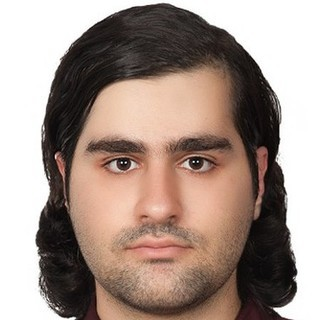
#> input picture Project_P3/testfaces/1.jpg, 320 x 320 px, given as the content of the folder faces, which was not available
$ python Project_P3.py
#> lines starting #> are read from the running program, lines starting #| are printed output that depends on the picture; long printed decimals are rounded; pictures that were not available may be replaced by others from this repository, and a replacement may not be noted
import numpy as np
from PIL import Image
import os
from pathlib import Path
from typing import Tuple

class EigenfaceRecognizer:
    def __init__(self, threshold_0: int = 10, threshold_1: int = 8): # Sensitive for specific threshold hyperparameters
        self.mean_face = None
        self.eigenfaces = None  # U matrix from SVD
        self.coordinates = None  # Projection coordinates for known faces
        self.image_size = None
        self.threshold_0 = threshold_0  # Threshold for known/unknown face
        self.threshold_1 = threshold_1  # Threshold for face/non-face

    def load_and_flatten_image(self, image_path):
        """Load an image and flatten it to a column vector."""
        # Conversion since the images are initially in 'RGB' mode. Namely, 320x320x3
        img = Image.open(image_path).convert('L')  # Convert to grayscale
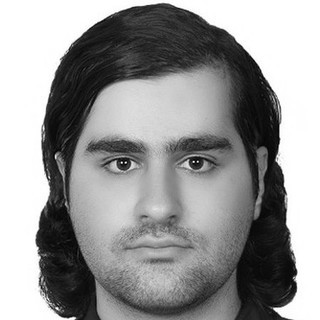
#> img: PIL image 320x320 L; min 0, max 255, mean 150.7
        self.image_size = img.size
#> self.image_size = (320, 320)
        # img = img.resize(self.target_size, Image.Resampling.LANCZOS)
        return np.array(img).flatten() # m x n -> (mn) x 1 = M x 1

    def train(self, faces_folder): # eps_0 = 10, eps_1 = 8
        """Train the eigenface recognizer with a set of known faces."""
        #self.threshold_0 = threshold_0  # Threshold for known/unknown face
        #self.threshold_1 = threshold_1  # Threshold for face/non-face

        # Load all face images
        face_files = list(Path(faces_folder).glob('*.jpg'))
        N = len(face_files) # number of samples (dim(Sample space))
        if N == 0: raise ValueError(f"No jpg files found in {faces_folder}")

        # Create matrix S where each column is a flattened face image
        first_image = self.load_and_flatten_image(face_files[0])
        M = len(first_image) # 102_400
#> M = 102400
        S = np.zeros((M, N)) # 102_400 x 36

        # for i, face_file in enumerate(face_files):
        #     # construct matrix S by horizontal stacking the (grayscaled) images
        #     S[:, i] = self.load_and_flatten_image(face_file) # [{f_i}_{i \in [N]}]

        # Load and verify dimensions of each image
        print(f"Loading {N} images...")
        for i, face_file in enumerate(face_files):
            try:
                face_vector = self.load_and_flatten_image(face_file)
                if len(face_vector) != M:
                    raise ValueError(f"Image {face_file} has incorrect dimensions")
                S[:, i] = face_vector
                print(f"Successfully loaded image {i+1}/{N}: {face_file.name}")
            except Exception as e:
                raise ValueError(f"Error processing {face_file}: {str(e)}")

        # Compute mean face and subtract from each image
        self.mean_face = np.mean(S, axis=1) # Python follows row-major order
        A = S - self.mean_face.reshape(-1, 1) # elements: a_i = f_i − \bar{f}, for each i \in [N]

        # Perform reduced SVD on matrix A
        print("Computing SVD...")
        # shapes are dim(U) = (M, k) and dim(Vt) = (k, N), where k = min(M, N) (= N).
        U, sigma, Vt = np.linalg.svd(A, full_matrices=False) # sigma is an array containing N-r zeroes.
#> sigma = [0]; Vt = [1]
                                                             # sigma != S obviously
        # Get rank (number of non-zero singular values)
        r = np.sum(sigma > 1e-10) # r = rank(A) <= min(M, N) (= N)
#> r = 0
        print(f"Rank of face space: {r}") # rank(A) = np.linalg.matrix_rank(A) = 35
#| Rank of face space: 0
        self.eigenfaces = U[:, :r] # 102_400 x 35
#> self.eigenfaces = empty array

        # Compute coordinates for each known face
        self.coordinates = self.eigenfaces.T @ A # x =  U[:, :r].T @ (f-\bar{f}), dim(x) = (r x N)
#> self.coordinates = empty array
        self.known_faces = [f.stem for f in face_files]  # Store filenames without extension
        print("Training completed successfully")

        # Store the average reconstruction error for the training set
        # reconstructions = self.eigenfaces @ self.coordinates
        # self.avg_train_error = np.mean([np.linalg.norm(A[:, i] - reconstructions[:, i]) / np.sqrt(M)
        #                               for i in range(N)])
        # print(f"Average training reconstruction error: {self.avg_train_error:.4f}")

    def classify_image(self, image_path) -> Tuple[str, float, float | None]:
        """Classify a new image as either not a face, unknown face, or a known face."""
#> called with image_path = 'testfaces/1.jpg'

        if self.eigenfaces is None:
            raise ValueError("Model not trained yet")

        # Load test image and error handle it
        try:
            f = self.load_and_flatten_image(image_path)
        except Exception as e:
            raise ValueError(f"Error loading test image {image_path}: {str(e)}")

        M = len(f)  # Image dimensions for normalization
#> M = 102400

        # Normalize test image
        f_normalized = f - self.mean_face # matrix A for Testing Set

        # Project onto face subspace
        x = self.eigenfaces.T @ f_normalized # construct x with reduced U matrix from the training step
#> x = empty array
        f_p = self.eigenfaces @ x # f_p = U[:,:r]*x

        # Compute normalized distance from face space
        epsilon_f = np.linalg.norm(f_normalized - f_p) / np.sqrt(M) # eps_f = ||(f − \bar{f}) − f_p||_2
#> epsilon_f = 0

        # Compute normalized distances to all known faces

        # eps_i = ||x-x_i||_2 for each i \in [N]
        # distances = np.linalg.norm(self.coordinates - x.reshape(-1, 1), axis=0) # row-wise norm for R^N feature space
        distances = np.array([np.linalg.norm(self.coordinates[:, i] - x) / np.sqrt(M)\
                              for i in range(len(self.known_faces))])
#> distances = [0]

        # obtain minimum eps_i for comparison with eps_0
        min_distance_idx = np.argmin(distances) # i_min = argmin_{i \in [N]}(eps_i) is the closest image
#> min_distance_idx = 0
        min_distance = distances[min_distance_idx] # eps_min = min_{i \in [N]}(eps_i)
#> min_distance = 0


        print(f"VECTOR e_f:\t{epsilon_f}\n")
#| VECTOR e_f:	0.0
        print(f"VECTOR min(e_i):\t{min_distance}\n")
#| VECTOR min(e_i):	0.0

        if epsilon_f > self.threshold_1:
            return "Not a face", epsilon_f, None

        if min_distance > self.threshold_0:
            return "Unknown face", epsilon_f, min_distance
        else:
            return self.known_faces[min_distance_idx], epsilon_f, min_distance

    def visualize_eigenface(self, index, output_path=None):
        """Visualize a specific eigenface."""
        if self.eigenfaces is None:
            raise ValueError("Model not trained yet")

        eigenface = self.eigenfaces[:, index].reshape(self.image_size)

        # Normalize to 0-255 range
        eigenface = ((eigenface - eigenface.min()) * 255 /
                    (eigenface.max() - eigenface.min())).astype(np.uint8)

        img = Image.fromarray(eigenface)
        if output_path:
            img.save(output_path)
        return img

def main(patterns: bool = False):

    # Initialize recognizer with target size
    recognizer = EigenfaceRecognizer(threshold_0=25, threshold_1=20)

    # Train on known faces
    print("Starting training...")
    recognizer.train('./faces')

    # Test images
    test_images = [
        'testfaces/1.jpg',
        'testfaces/3.jpg',
        'testfaces/5.jpg',
        'testfaces/11.jpg',
        'testfaces/25.jpg',
        'testfaces/38.jpg',  # Known face
        'testfaces/noface.jpg',  # Not a face
        'testfaces/U1.jpg',  # Unknown face
        'testfaces/U2.jpg',  # Unknown face
        'testfaces/U3.jpg'   # Known face
    ]

    # Test classification
    print("\nTesting classification...")
    for image_path in test_images:
        if not os.path.exists(image_path):
            print(f"Warning: Test image {image_path} not found")
            continue

        try:
            result, epsilon_f, min_distance = recognizer.classify_image(image_path)
#> result = '1'; epsilon_f = 0; min_distance = 0
            print(f"\nImage: {image_path}")
            print(f"Classification: {result}")
#| Classification: 1
            print(f"Distance from face space (epsilon_f): {epsilon_f:.4f}")
#| Distance from face space (epsilon_f): 0.0000
            if min_distance is not None:
                print(f"Minimum distance to known faces: {min_distance:.4f}")
#| Minimum distance to known faces: 0.0000
        except Exception as e:
            print(f"Error processing {image_path}: {str(e)}")
#> pass 2 of the loop in main, `for image_path in test_images:`:
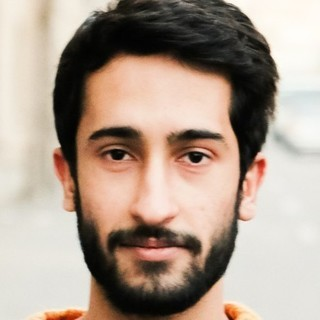
#> input picture Project_P3/testfaces/3.jpg, 320 x 320 px
#> in load_and_flatten_image (call 4), `img = Image.open(image_path).convert('L')`:
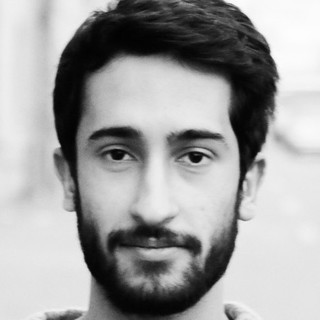
#> img: PIL image 320x320 L; min 0, max 254, mean 159.9
#| VECTOR e_f:	93.635
#| VECTOR min(e_i):	0.0
#> in main, `result, epsilon_f, min_distance = recognizer.classify_image(image_path)`: result = 'Not a face'; epsilon_f = 93.64
#| Classification: Not a face
#| Distance from face space (epsilon_f): 93.6351
#> pass 3 of the loop in main, `for image_path in test_images:`:
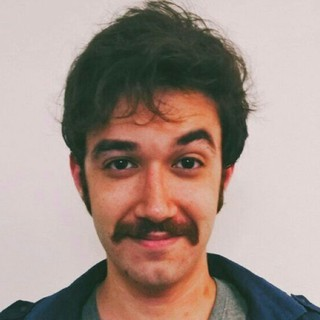
#> input picture Project_P3/testfaces/5.jpg, 320 x 320 px
#> in load_and_flatten_image (call 5), `img = Image.open(image_path).convert('L')`:
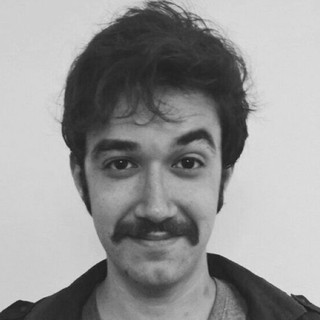
#> img: PIL image 320x320 L; min 24, max 233, mean 150
#| VECTOR e_f:	90.533
#| VECTOR min(e_i):	0.0
#> in main, `result, epsilon_f, min_distance = recognizer.classify_image(image_path)`: epsilon_f = 90.53
#| Classification: Not a face
#| Distance from face space (epsilon_f): 90.5331
#> the loop made 10 passes; the first 3 are shown

    # Visualize first few eigenfaces
    if patterns:

        basis_dir = Path('./basis')
        basis_dir.mkdir(exist_ok=True)

        print("\nGenerating eigenface visualizations...")
        for i in range(min(6, recognizer.eigenfaces.shape[1])):
            try:
                output_path = basis_dir / f'eigenface_{i+1}.jpg'
                recognizer.visualize_eigenface(i, output_path)
                print(f"Saved at ./basis/eigenface_{i+1}.jpg")
            except Exception as e:
                print(f"Error saving eigenface {i+1}: {str(e)}")

if __name__ == "__main__":
    main(patterns = True)
